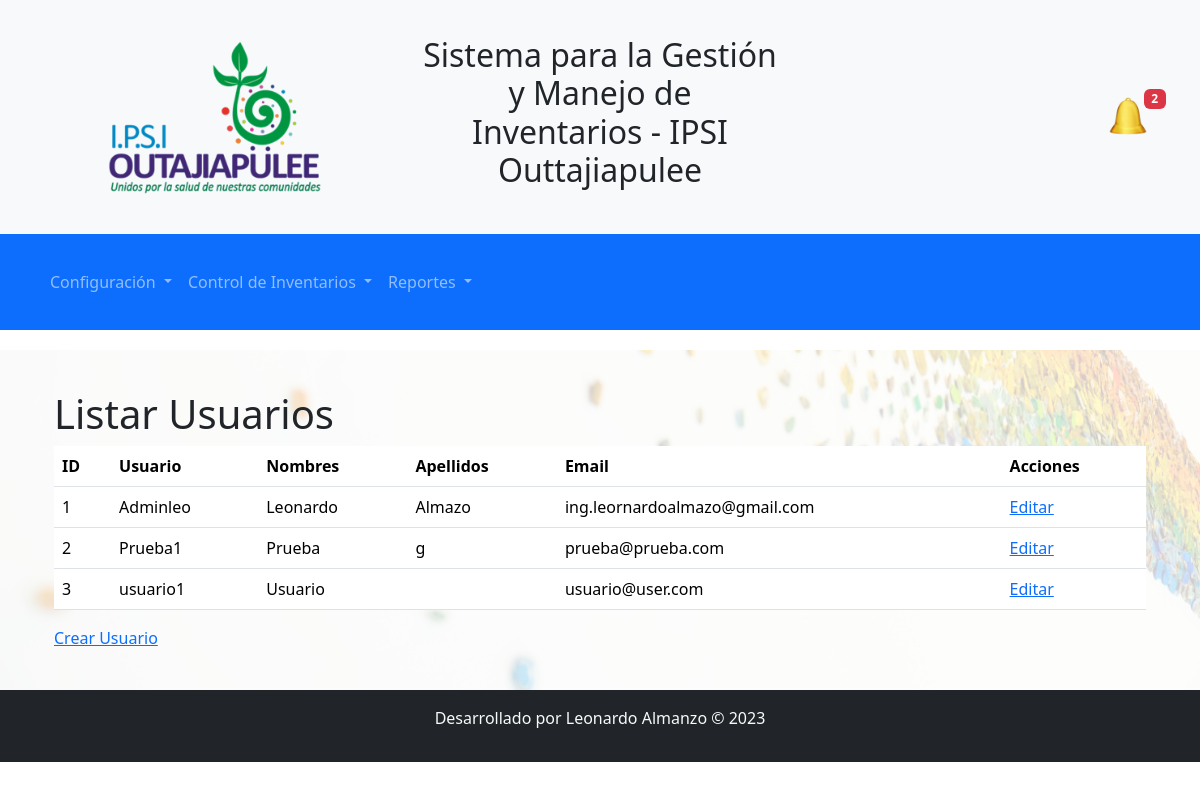
Page /accounts/configuracion/listar_usuarios/ on the committed database.
### sistema_registro/models.py (models this page shows)
class Usuario(AbstractUser):
    estado = models.BooleanField(default=True)

### sistema_registro/views.py (the view)
# urls.py: path('configuracion/listar_usuarios/', views.ListarUsuariosView.as_view(), name='listar_usuarios'),
class ListarUsuariosView(View):
    template_name = 'listar_usuarios.html'
    def get(self, request, *args, **kwargs):
        usuarios = Usuario.objects.all()
        return render(request, self.template_name, {'usuarios': usuarios})

### sistema_registro/templates/listar_usuarios.html (shortened to what this page needs)
{% extends 'base.html' %}
{% block content %}
<div class="container">
    <h1>Listar Usuarios</h1>
    {% if usuarios %}
        <table class="table">
            <thead>
                <tr>
                    <th>ID</th>
                    <th>Usuario</th>
                    <th>Nombres</th>
                    <th>Apellidos</th>
                    <th>Email</th>
                    <th>Acciones</th>
                </tr>
            </thead>
            <tbody>
                {% for usuario in usuarios %}
                    <tr>
                        <td>{{ usuario.id }}</td>
                        <td>{{ usuario.username }}</td>
                        <td>{{ usuario.first_name }}</td>
                        <td>{{ usuario.last_name }}</td>
                        <td>{{ usuario.email }}</td>
                        <td>
                            <a href="{% url 'editar_usuario' usuario.id %}">Editar</a>
                        </td>
                    </tr>
                {% endfor %}
            </tbody>
        </table>
    {% else %}
        <p>No hay usuarios registrados.</p>
    {% endif %}
    <a href="{% url 'crear_usuario' %}">Crear Usuario</a>
</div>
{% endblock %}

### static/css/styles.css (style rules this page uses)
body { font-family: 'Roboto', sans-serif; background-color: #f8f9fa; }
.container { max-width: 100%; margin: 0 auto; padding: 20px; }

### rows in the picture
Usuario: id "1", username "Adminleo", first_name "Leonardo", last_name "Almazo", email "ing.leornardoalmazo@gmail.com"
Usuario: id "2", username "Prueba1", first_name "Prueba", last_name "g", email "prueba@prueba.com"
Usuario: id "3", username "usuario1", first_name "Usuario", email "usuario@user.com"
